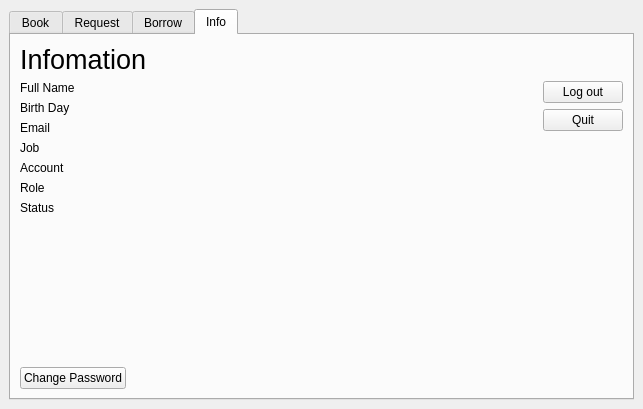
<?xml version="1.0" encoding="UTF-8"?>
<ui version="4.0">
 <class>GuiLibrarian</class>
 <widget class="QMainWindow" name="GuiLibrarian">
  <property name="geometry">
   <rect>
    <x>0</x>
    <y>0</y>
    <width>643</width>
    <height>409</height>
   </rect>
  </property>
  <property name="windowTitle">
   <string>MainWindow</string>
  </property>
  <widget class="QWidget" name="centralwidget">
   <layout class="QHBoxLayout" name="horizontalLayout">
    <item>
     <widget class="QTabWidget" name="tabWidget">
      <property name="currentIndex">
       <number>3</number>
      </property>
      <widget class="QWidget" name="tabBook">
       <attribute name="title">
        <string>Book</string>
       </attribute>
       <layout class="QVBoxLayout" name="verticalLayout_2">
        <item>
         <layout class="QHBoxLayout" name="horizontalLayout_2">
          <item>
           <widget class="QLabel" name="label_2">
            <property name="text">
             <string>Book Title: </string>
            </property>
           </widget>
          </item>
          <item>
           <widget class="QLineEdit" name="textSearch"/>
          </item>
          <item>
           <widget class="QPushButton" name="butSearch">
            <property name="text">
             <string>Search</string>
            </property>
           </widget>
          </item>
         </layout>
        </item>
        <item>
         <layout class="QHBoxLayout" name="horizontalLayout_3">
          <item>
           <widget class="QTreeWidget" name="listBookView">
            <column>
             <property name="text">
              <string>Id</string>
             </property>
            </column>
            <column>
             <property name="text">
              <string>Title</string>
             </property>
            </column>
            <column>
             <property name="text">
              <string>Author</string>
             </property>
            </column>
            <column>
             <property name="text">
              <string>Category</string>
             </property>
            </column>
            <column>
             <property name="text">
              <string>Publisher</string>
             </property>
            </column>
            <column>
             <property name="text">
              <string>Year</string>
             </property>
            </column>
            <column>
             <property name="text">
              <string>Exit</string>
             </property>
            </column>
           </widget>
          </item>
          <item>
           <layout class="QVBoxLayout" name="verticalLayout">
            <item>
             <widget class="QPushButton" name="butAddBook">
              <property name="text">
               <string>Add Book</string>
              </property>
             </widget>
            </item>
            <item>
             <widget class="QPushButton" name="butEdit">
              <property name="text">
               <string>Edit</string>
              </property>
             </widget>
            </item>
            <item>
             <widget class="QPushButton" name="butRemoveBook">
              <property name="text">
               <string>Remove</string>
              </property>
             </widget>
            </item>
            <item>
             <spacer name="verticalSpacer">
              <property name="orientation">
               <enum>Qt::Vertical</enum>
              </property>
              <property name="sizeHint" stdset="0">
               <size>
                <width>20</width>
                <height>40</height>
               </size>
              </property>
             </spacer>
            </item>
            <item>
             <widget class="QPushButton" name="bLogout1">
              <property name="text">
               <string>Log out</string>
              </property>
             </widget>
            </item>
            <item>
             <widget class="QPushButton" name="bQuit1">
              <property name="text">
               <string>Quit</string>
              </property>
             </widget>
            </item>
           </layout>
          </item>
         </layout>
        </item>
       </layout>
      </widget>
      <widget class="QWidget" name="tabRequesting">
       <attribute name="title">
        <string>Request</string>
       </attribute>
       <layout class="QVBoxLayout" name="verticalLayout_6">
        <item>
         <layout class="QHBoxLayout" name="horizontalLayout_6">
          <item>
           <widget class="QLabel" name="lAccountRequest">
            <property name="text">
             <string>Account: </string>
            </property>
           </widget>
          </item>
          <item>
           <widget class="QLineEdit" name="inputAccountRequest"/>
          </item>
          <item>
           <widget class="QPushButton" name="bSearchRequest">
            <property name="text">
             <string>Search</string>
            </property>
           </widget>
          </item>
         </layout>
        </item>
        <item>
         <layout class="QHBoxLayout" name="horizontalLayout_7">
          <item>
           <widget class="QTreeWidget" name="listRequesting">
            <column>
             <property name="text">
              <string>Account Id</string>
             </property>
            </column>
            <column>
             <property name="text">
              <string>Account</string>
             </property>
            </column>
            <column>
             <property name="text">
              <string>Book Id</string>
             </property>
            </column>
            <column>
             <property name="text">
              <string>Title</string>
             </property>
            </column>
           </widget>
          </item>
          <item>
           <layout class="QVBoxLayout" name="verticalLayout_7">
            <item>
             <widget class="QPushButton" name="bAccept">
              <property name="text">
               <string>Accept</string>
              </property>
             </widget>
            </item>
            <item>
             <widget class="QPushButton" name="bRemoveRequest">
              <property name="text">
               <string>Deny</string>
              </property>
             </widget>
            </item>
            <item>
             <spacer name="verticalSpacer_5">
              <property name="orientation">
               <enum>Qt::Vertical</enum>
              </property>
              <property name="sizeHint" stdset="0">
               <size>
                <width>20</width>
                <height>40</height>
               </size>
              </property>
             </spacer>
            </item>
            <item>
             <widget class="QPushButton" name="bLogout2">
              <property name="text">
               <string>Log out</string>
              </property>
             </widget>
            </item>
            <item>
             <widget class="QPushButton" name="bQuit2">
              <property name="text">
               <string>Quit</string>
              </property>
             </widget>
            </item>
           </layout>
          </item>
         </layout>
        </item>
       </layout>
      </widget>
      <widget class="QWidget" name="tabBorrow">
       <attribute name="title">
        <string>Borrow</string>
       </attribute>
       <layout class="QVBoxLayout" name="verticalLayout_9">
        <item>
         <layout class="QHBoxLayout" name="horizontalLayout_8">
          <item>
           <widget class="QLabel" name="label">
            <property name="text">
             <string>Account: </string>
            </property>
           </widget>
          </item>
          <item>
           <widget class="QLineEdit" name="inputBorrow"/>
          </item>
          <item>
           <widget class="QPushButton" name="bSearchBorrow">
            <property name="text">
             <string>Search</string>
            </property>
           </widget>
          </item>
         </layout>
        </item>
        <item>
         <layout class="QHBoxLayout" name="horizontalLayout_9">
          <item>
           <widget class="QTreeWidget" name="listBorrowing">
            <column>
             <property name="text">
              <string>Account</string>
             </property>
            </column>
            <column>
             <property name="text">
              <string>Title</string>
             </property>
            </column>
            <column>
             <property name="text">
              <string>From</string>
             </property>
            </column>
            <column>
             <property name="text">
              <string>To</string>
             </property>
            </column>
            <column>
             <property name="text">
              <string>Fine</string>
             </property>
            </column>
            <column>
             <property name="text">
              <string>AccId</string>
             </property>
            </column>
            <column>
             <property name="text">
              <string>BookId</string>
             </property>
            </column>
           </widget>
          </item>
          <item>
           <layout class="QVBoxLayout" name="verticalLayout_8">
            <item>
             <widget class="QPushButton" name="bRemoveBorrow">
              <property name="text">
               <string>Remove</string>
              </property>
             </widget>
            </item>
            <item>
             <spacer name="verticalSpacer_4">
              <property name="orientation">
               <enum>Qt::Vertical</enum>
              </property>
              <property name="sizeHint" stdset="0">
               <size>
                <width>20</width>
                <height>40</height>
               </size>
              </property>
             </spacer>
            </item>
            <item>
             <widget class="QPushButton" name="bLogout3">
              <property name="text">
               <string>Log out</string>
              </property>
             </widget>
            </item>
            <item>
             <widget class="QPushButton" name="bQuit3">
              <property name="text">
               <string>Quit</string>
              </property>
             </widget>
            </item>
           </layout>
          </item>
         </layout>
        </item>
       </layout>
      </widget>
      <widget class="QWidget" name="tabInfo">
       <attribute name="title">
        <string>Info</string>
       </attribute>
       <layout class="QVBoxLayout" name="verticalLayout_5">
        <item>
         <widget class="QLabel" name="labelInformation">
          <property name="font">
           <font>
            <pointsize>20</pointsize>
           </font>
          </property>
          <property name="text">
           <string>Infomation</string>
          </property>
         </widget>
        </item>
        <item>
         <layout class="QHBoxLayout" name="horizontalLayout_4">
          <item>
           <layout class="QVBoxLayout" name="verticalLayout_3">
            <item>
             <widget class="QLabel" name="lFullName">
              <property name="text">
               <string>Full Name</string>
              </property>
             </widget>
            </item>
            <item>
             <widget class="QLabel" name="lDoB">
              <property name="text">
               <string>Birth Day</string>
              </property>
             </widget>
            </item>
            <item>
             <widget class="QLabel" name="lEmail">
              <property name="text">
               <string>Email</string>
              </property>
             </widget>
            </item>
            <item>
             <widget class="QLabel" name="lJob">
              <property name="text">
               <string>Job</string>
              </property>
             </widget>
            </item>
            <item>
             <widget class="QLabel" name="lAccount">
              <property name="text">
               <string>Account</string>
              </property>
             </widget>
            </item>
            <item>
             <widget class="QLabel" name="lRole">
              <property name="text">
               <string>Role</string>
              </property>
             </widget>
            </item>
            <item>
             <widget class="QLabel" name="lStatus">
              <property name="text">
               <string>Status</string>
              </property>
             </widget>
            </item>
            <item>
             <spacer name="verticalSpacer_2">
              <property name="orientation">
               <enum>Qt::Vertical</enum>
              </property>
              <property name="sizeHint" stdset="0">
               <size>
                <width>20</width>
                <height>40</height>
               </size>
              </property>
             </spacer>
            </item>
           </layout>
          </item>
          <item>
           <spacer name="horizontalSpacer">
            <property name="orientation">
             <enum>Qt::Horizontal</enum>
            </property>
            <property name="sizeHint" stdset="0">
             <size>
              <width>40</width>
              <height>20</height>
             </size>
            </property>
           </spacer>
          </item>
          <item>
           <layout class="QVBoxLayout" name="verticalLayout_4">
            <item>
             <widget class="QPushButton" name="bLogout4">
              <property name="text">
               <string>Log out</string>
              </property>
             </widget>
            </item>
            <item>
             <widget class="QPushButton" name="bQuit4">
              <property name="text">
               <string>Quit</string>
              </property>
             </widget>
            </item>
            <item>
             <spacer name="verticalSpacer_3">
              <property name="orientation">
               <enum>Qt::Vertical</enum>
              </property>
              <property name="sizeHint" stdset="0">
               <size>
                <width>20</width>
                <height>40</height>
               </size>
              </property>
             </spacer>
            </item>
           </layout>
          </item>
         </layout>
        </item>
        <item>
         <layout class="QHBoxLayout" name="horizontalLayout_5">
          <item>
           <widget class="QPushButton" name="butChangePassword">
            <property name="text">
             <string>Change Password</string>
            </property>
           </widget>
          </item>
          <item>
           <spacer name="horizontalSpacer_2">
            <property name="orientation">
             <enum>Qt::Horizontal</enum>
            </property>
            <property name="sizeHint" stdset="0">
             <size>
              <width>40</width>
              <height>20</height>
             </size>
            </property>
           </spacer>
          </item>
         </layout>
        </item>
       </layout>
      </widget>
     </widget>
    </item>
   </layout>
  </widget>
 </widget>
 <resources/>
 <connections/>
</ui>
